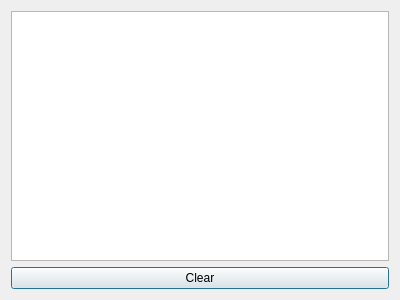
<?xml version="1.0" encoding="UTF-8"?>
<ui version="4.0">
 <class>vfg::ui::DownloadsDialog</class>
 <widget class="QDialog" name="vfg::ui::DownloadsDialog">
  <property name="geometry">
   <rect>
    <x>0</x>
    <y>0</y>
    <width>400</width>
    <height>300</height>
   </rect>
  </property>
  <property name="windowTitle">
   <string>Downloads</string>
  </property>
  <layout class="QVBoxLayout" name="verticalLayout">
   <item>
    <widget class="QListView" name="downloadList"/>
   </item>
   <item>
    <widget class="QPushButton" name="pushButton">
     <property name="toolTip">
      <string>Clear finished downloads</string>
     </property>
     <property name="text">
      <string>Clear</string>
     </property>
    </widget>
   </item>
  </layout>
 </widget>
 <resources/>
 <connections/>
</ui>
